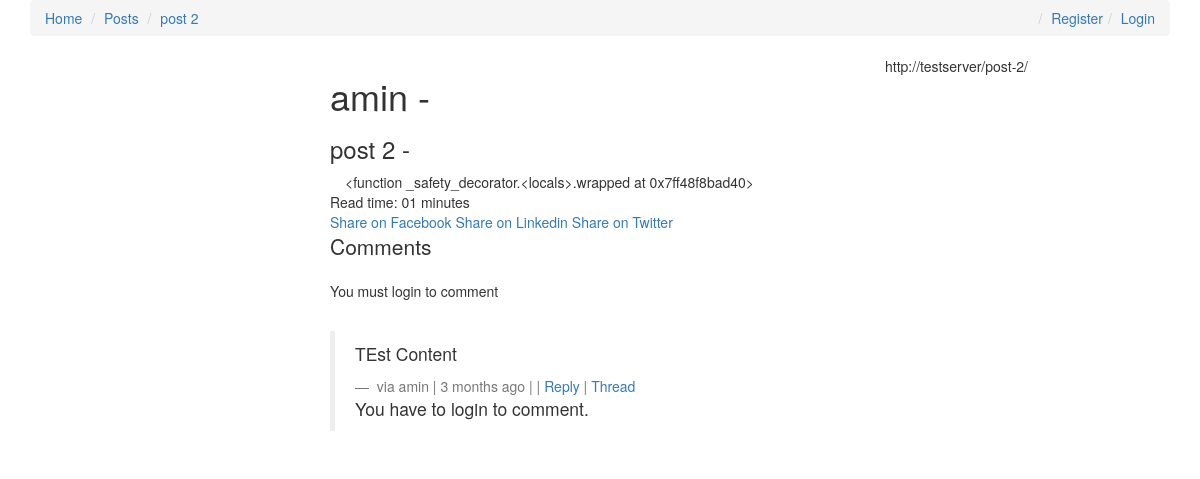
Before: /post-2/ with the older database file.
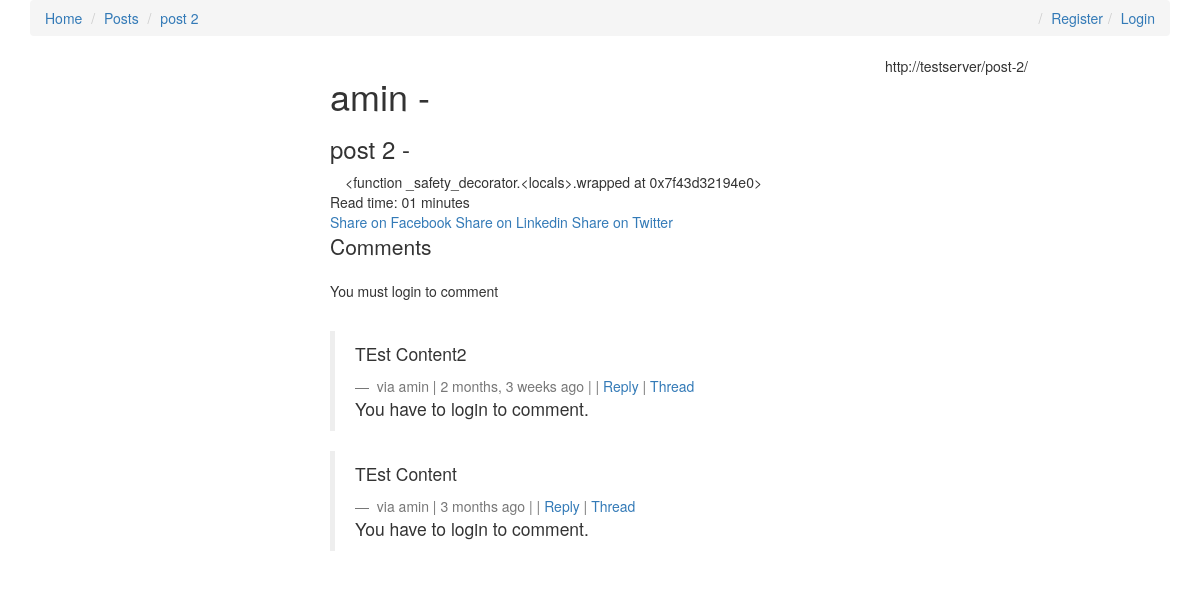
After: the same page with the newer database file.
### posts/models.py (models this page shows, shortened)
class Post(models.Model):
	user 		= models.ForeignKey(settings.AUTH_USER_MODEL, default=1)
	title 		= models.CharField(max_length=120)
	slug 		= models.SlugField(unique=True, blank=True)
	image 		= models.ImageField(upload_to=upload_location, null=True, blank=True, width_field="width_field", height_field="height_field")
	height_field= models.IntegerField(default=0)
	width_field	= models.IntegerField(default=0)
	content 	= models.TextField()
	draft 		= models.BooleanField(default=False)
	publish 	= models.DateField(auto_now=False, auto_now_add=False, blank=True)
	timestamp 	= models.DateTimeField(auto_now_add=True)
	updated 	= models.DateTimeField(auto_now=True)
	read_time 	= models.TimeField(null=True, blank=True)
	objects = PostManager()
	def get_absolute_url(self):
		return reverse("posts:detail", kwargs={"slug": self.slug})
	class Meta:
		ordering = ["-timestamp"]
	def get_markdown(self):
		content = self.content
		return mark_safe(markdown(content))
	@property
	def comments(self):
		instance = self
		qs = Comment.objects.filter_by_instance(instance)
		return qs
	@property
	def get_content_type(self):
		instance = self
		content_type = ContentType.objects.get_for_model(instance.__class__)
		return content_type

### comments/models.py (models this page shows, shortened)
class Comment(models.Model):
	user 			= models.ForeignKey(settings.AUTH_USER_MODEL, default=1)
	content 		= models.TextField()
	timestamp 		= models.DateTimeField(auto_now_add=True)
	content_type 	= models.ForeignKey(ContentType, on_delete=models.CASCADE)
	object_id 		= models.PositiveIntegerField()
	content_object 	= GenericForeignKey('content_type', 'object_id')
	parent 			= models.ForeignKey("self", null=True, blank=True)
	objects = CommentManager()
	class Meta:
		ordering = ['-timestamp']
	def get_absolute_url(self):
		return reverse("comments:thread", kwargs={"id": self.id})
	def children(self):
		return Comment.objects.filter(parent=self)

### posts/views.py (the view, shortened to what this page needs)
# urls.py: url(r'^(?P<slug>[\w-]+)/$', views.post_detail, name="detail"),
def post_detail(request, slug=None):
	instance = get_object_or_404(Post, slug=slug)
	if instance.draft or instance.publish > timezone.now().date():
		if not request.user.is_staff or not request.user.is_superuser:
			raise Http404
	initial_data = {
		"content_type": instance.get_content_type,
		"object_id": instance.id,
	}
	form = CommentForm(request.POST or None, initial=initial_data)
	comments = instance.comments#Comment.objects.filter_by_instance(instance)
	context = {
		"instance": instance,
		"comments": comments,
		"comment_form": form,
	}
	return render(request, "post_detail.html", context)

### comments/models.py (called while the page is built)
	def filter_by_instance(self, instance):
		content_type = ContentType.objects.get_for_model(instance.__class__)
		obj_id = instance.id
		qs = super().filter(content_type=content_type, object_id=obj_id).filter(parent=None)
		return qs

### posts/templatetags/urlify.py (called while the page is built)
@register.filter
def urlify(value):
	return quote(value)

### posts/templates/post_detail.html (shortened to what this page needs)
{% extends 'base.html' %} {% load crispy_forms_tags %} {% load urlify %}
{% block post_detail_link %}
<li><a href="{{ instance.get_absolute_url }}">{{ instance.title }}</a></li>
{% endblock %}
{% block content %} {{ request.build_absolute_uri }}
<div class="col-sm-6 col-sm-offset-3">
    <h1>
        {{ instance.user }} - {{ instance.user.get_full_name }}
    </h1>
    <h3>{{ instance.title }} - </h3>
    <div class="col-sm-12 content-markdown post-detail-item">{{ instance.get_markdown }}</div>
    <div>
        Read time: {{ instance.read_time|time:"i" }} minutes
    </div>
    <a href="https://www.facebook.com/sharer/sharer.php?u={{ request.build_absolute_uri }}">Share on Facebook</a>
    <a href="https://www.linkedin.com/shareArticle?mini=true&url=http://swiftforentrepreneurs.com/&title=Be%20first%20%7C%20Join%20Swift%20for%20Entrepreneurs&summary=Swift%20for%20Entrepreneurs%20is%20a%20project-based%20programming%20course%20for%20non-technical%20founders.%20We'll%20learn%20how%20to%20build%20iOS%20apps%20from%20scratch%20using%20Apple's%20new%20programming%20language:%20Swift.%20Be%20first%20and%20learn%20with%20me!&source={{ request.build_absolute_uri }}">Share on Linkedin</a>
    <a href="https://twitter.com/home?status={{ instance.content|urlify }}%20http://codingforentrepreneurs.com/">Share on Twitter</a>
    <div>
        <p class="lead">Comments</p>
        {% if request.user.is_authenticated %}
        <form action="" method="POST">
            {% csrf_token %} {{ comment_form|crispy }}
            <input type="submit" value="Add comment" class="btn btn-success">
        </form>
        {% else %}
        <p>You must login to comment</p>
        {% endif %}
        <br>
        <div>
            {% for comment in comments %}
            <blockquote>
                <p>{{ comment.content }}</p>
                <footer>
                    via {{ comment.user }} | {{ comment.timestamp|timesince }} ago |  | <a href="" class="comment-reply-btn">Reply</a> | <a href="{{ comment.get_absolute_url }}">Thread</a>
                </footer>
                {% if request.user.is_authenticated %}
                <form action="" method="POST">
                    {% csrf_token %} {{ comment_form|crispy }}
                    <input type="hidden" name="parent_id" value="{{ comment.id }}">
                    <input type="submit" value="Reply" class="btn btn-success">
                </form>
                {% else %}
                <p>You have to login to comment.</p>
                {% endif %}
            </blockquote>
            {% endfor %}
        </div>
    </div>
    {% endblock %}

Changed rows visible on the page:
computed for Post "post 2": get_markdown "<function _safety_decorator.<locals>.wrapped at 0x7ff48f8bad40>" → "<function _safety_decorator.<locals>.wrapped at 0x7f43d32194e0>"
added Comment: content "TEst Content2", user "amin", timestamp "2 months, 3 weeks"
